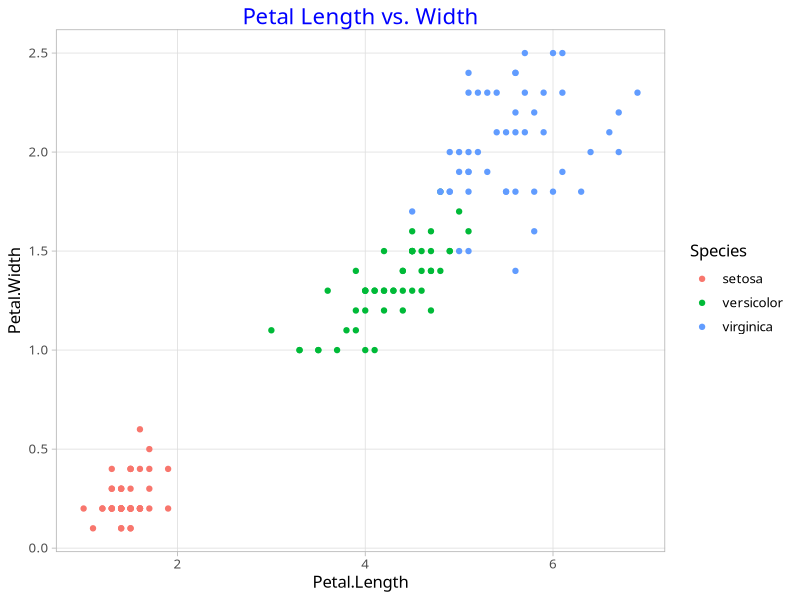
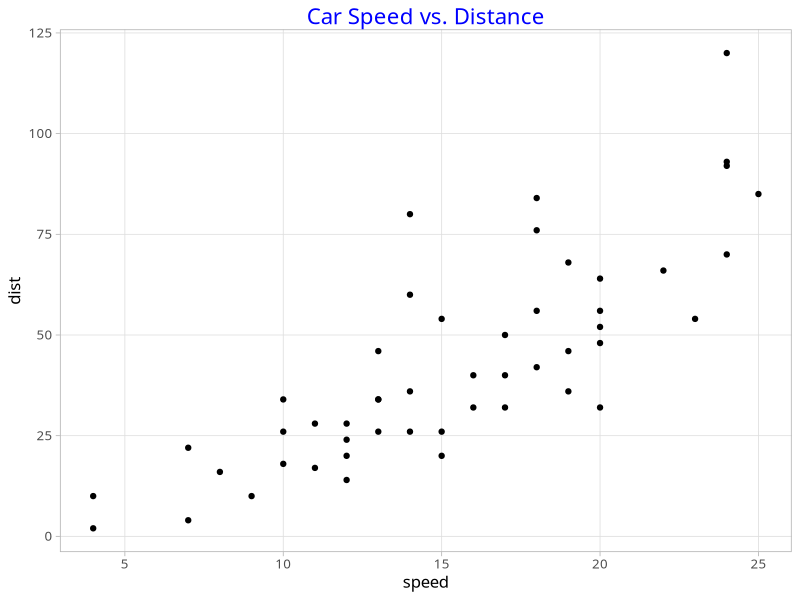

Generate these figures, in order, with R:
#Alyssa Glomb
#Code Chunk
#SIS 750 Portfolio - final

#open packages
library(tidyverse)
library(ggplot2)

#theme
theme_AMG=function(){ 
theme_light(base_size=12, base_family="Avenir") %+replace% #set consistent font
  theme(
    panel.background=element_blank(), #remove plot background
    legend.background=element_rect(fill="transparent", colour=NA), #legend background transparent
    legend.key=element_rect(fill="transparent", colour=NA),
    plot.title=element_text(color='blue', size="16", hjust=0.5, vjust=1), #center plot title, adjust appearance
    plot.subtitle=element_text(hjust=0.5),
    panel.grid.minor=element_blank())} #remove minor grid lines

#example
ggplot(iris, aes(x=Petal.Length, y=Petal.Width))+
  geom_point(aes(color=Species))+
  labs(title= 'Petal Length vs. Width')+
  theme_AMG()

ggplot(cars, aes(x=speed, y=dist))+
  geom_point()+
  labs(title= 'Car Speed vs. Distance')+
  theme_AMG()


